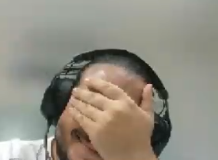
#> input picture images/alan.png, 218 x 160 px; its folder holds only this picture in this run
$ jupyter execute --allow-errors exemples.ipynb
#> lines starting #> are read from the running program, lines starting #| are printed output that depends on the picture
[cell 1]
from pytesseract import get_languages
traineddata_path = "./data"

# Donwloaded languages that i want to do OCR with
print(get_languages(config= traineddata_path))
#> (this line was passed over: pytesseract is not available in this run)

[cell 2]
import os

image_path = "images"

images = [os.path.sep.join([image_path, x]) for x in os.listdir(image_path)]

images

[cell 3]
from PIL import Image

import pytesseract
#> (the rest of this cell did not finish here and is left out)

#> (a cell that did not finish here is left out)

[cell 5]
# Imports
import cv2
import numpy as np
import os

# Read image
imagePath = images[0]
print(imagePath)
inputImage = cv2.imread(imagePath)
#> inputImage is the input picture: shape (160, 218, 3); mean B, G, R 129.3, 141.2, 145.8

# Convert BGR to grayscale:
binaryImage = cv2.cvtColor(inputImage, cv2.COLOR_BGR2GRAY)
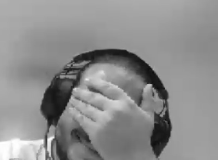
#> binaryImage: shape (160, 218); min 13, max 254, mean 141.2
# Invert image:
binaryImage = 255 - binaryImage
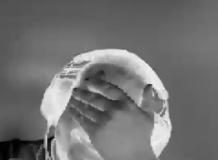
#> binaryImage: shape (160, 218); min 1, max 242, mean 113.8

print("nada")

# Find the external contours on the binary image:
contours, hierarchy = cv2.findContours(binaryImage, cv2.RETR_EXTERNAL, cv2.CHAIN_APPROX_SIMPLE)
#> contours = [[[0, 0], [0, 159], [217, 159], [217, 0]]]
# Invert image:
binaryImage = 255 - binaryImage

# Look for the bounding boxes:
for _, c in enumerate(contours):

    # Get the contour's bounding rectangle:
    boundRect = cv2.boundingRect(c)

    # Get the dimensions of the bounding rect:
    rectX = boundRect[0]
    rectY = boundRect[1]
    rectWidth = boundRect[2]
    rectHeight = boundRect[3]

    # Get Bounding Rectangle Area:
    rectArea = rectWidth * rectHeight
    # Set minimum area threshold:
    minArea = 1000

    # Check for minimum area:
    if rectArea < minArea:
        # Draw white rectangle to cover small contour:
        cv2.rectangle(binaryImage, (rectX, rectY), (rectX + rectWidth, rectY + rectHeight),
                        (255, 255, 255), -1)
        cv2.imshow("Binary Mask", binaryImage)
        cv2.waitKey(0)
#> this loop made 1 pass
#> (c, rectX, rectY, rectWidth, rectHeight, rectArea, minArea) on pass 1: ([[0, 0], [0, 159], [217, 159], [217, 0]], 0, 0, 218, 160, 34880, 1000)
